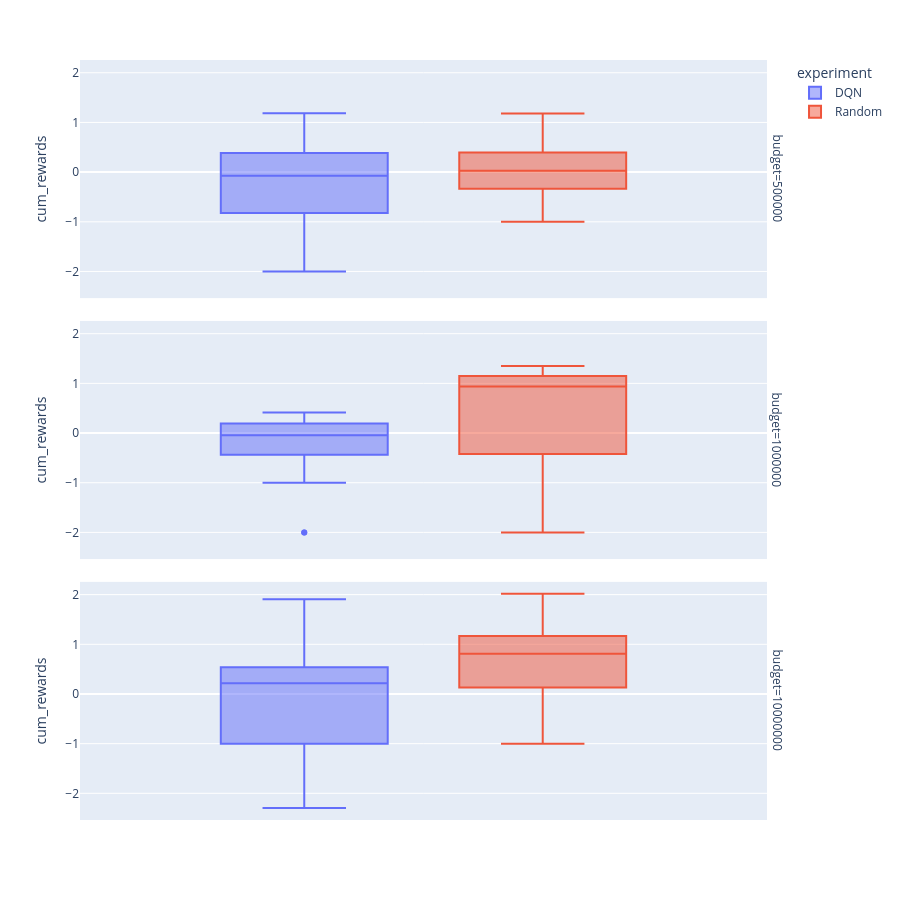

Source (notebook cell):
### Code cell
px.box(full_data,  y = 'cum_rewards', facet_row = 'budget', color='experiment', height=900)

### Figure 1 — Plotly figure (JSON) as saved in the notebook; plotly's stock layout.template omitted (floating-point values rounded to 4 significant figures; data arrays with more than 128 entries replaced by an {"elided": "..."} marker saying what was removed)
{"data": [{"alignmentgroup": "True", "hovertemplate": "experiment=DQN<br>budget=500000<br>cum_rewards=%{y}<extra></extra>", "legendgroup": "DQN", "marker": {"color": "#636efa"}, "name": "DQN", "notched": false, "offsetgroup": "DQN", "orientation": "v", "showlegend": true, "type": "box", "x0": " ", "xaxis": "x3", "y": [-1, -0.8178, -0.5204, -0.508, -0.3848, -0.3985, -0.4274, -0.3421, -0.3323, -0.215, -0.07679, 0.06855, 0.06855, -1, -2, -2, -1.714, -1.642, -1.563, -1.522, -1.35, -1.314, -1.329, -1.329, -1, -0.8236, -0.7812, -0.4281, -0.06971, -0.02502, 0.03414, 0.04799, 0.1609, 0.4074, 0.3081, 0.2062, 0.2526, 0.3078, 0.3544, 0.339, 0.4524, 0.4524, -1, -0.823, -0.4075, 0.1221, 0.3871, 0.8667, 0.9033, 0.9155, 0.8674, 0.8077, 0.8386, 0.8718, 1.109, 1.138, 1.183, 1.183], "y0": " ", "yaxis": "y3"}, {"alignmentgroup": "True", "hovertemplate": "experiment=DQN<br>budget=1000000<br>cum_rewards=%{y}<extra></extra>", "legendgroup": "DQN", "marker": {"color": "#636efa"}, "name": "DQN", "notched": false, "offsetgroup": "DQN", "orientation": "v", "showlegend": false, "type": "box", "x0": " ", "xaxis": "x2", "y": [-1, -2, null, null, null, null, null, null, null, null, null, null, null, -1, -2, null, null, null, null, null, null, null, null, null, null, null, null, null, null, null, null, null, null, null, null, null, null, null, null, null, 0.1791, -0.8209, -0.7883, -0.4217, -0.4417, -0.4917, -0.4497, -0.2983, -0.2241, -0.3006, -0.1767, -0.1691, -0.06758, -0.04447, -0.07121, -0.03843, 0.002506, 0.03978, 0.1157, 0.1817, 0.1947, 0.1597, 0.1885, 0.2199, 0.3394, 0.4057, 0.4126, 0.2654, 0.3161, 0.3296, 0.3296], "y0": " ", "yaxis": "y2"}, {"alignmentgroup": "True", "hovertemplate": "experiment=DQN<br>budget=10000000<br>cum_rewards=%{y}<extra></extra>", "legendgroup": "DQN", "marker": {"color": "#636efa"}, "name": "DQN", "notched": false, "offsetgroup": "DQN", "orientation": "v", "showlegend": false, "type": "box", "x0": " ", "xaxis": "x", "y": {"elided": "200 float values"}, "y0": " ", "yaxis": "y"}, {"alignmentgroup": "True", "hovertemplate": "experiment=Random<br>budget=500000<br>cum_rewards=%{y}<extra></extra>", "legendgroup": "Random", "marker": {"color": "#EF553B"}, "name": "Random", "notched": false, "offsetgroup": "Random", "orientation": "v", "showlegend": true, "type": "box", "x0": " ", "xaxis": "x3", "y": [-1, -0.8103, -0.3188, -0.2637, -0.08413, 0.04, 0.08806, 0.3167, 0.4569, 0.4727, 0.7469, 0.8686, 1.044, 0.9792, 1.035, 1.182, 1.173, 1.173, 0.1791, -0.8209, -0.7883, -0.4217, -0.1415, -0.1154, -0.07352, -0.08382, 0.05673, 0.08289, -0.07848, -0.008961, 0.1453, 0.1779, 0.2961, 0.3736, 0.524, 0.4848, 0.4579, 0.5367, 0.5367, 0.1744, -0.8256, -0.7897, -0.7423, -0.7281, -0.6054, -0.5575, -0.5069, -0.4397, -0.3091, -0.2331, -0.1568, -0.05413, 0.02786, 0.1885, 0.1958, 0.1902, 0.2588, 0.3759, 0.445, 0.445, 0.1557, -0.8443, -0.8075, -0.7579, -0.4423, -0.1137, 0.05809, 0.06641, -0.001039, 0.2355, 0.302, 0.4466, 0.5129, 0.5172, 0.5172, -1, -0.8249, -0.3885, -0.3782, -0.257, -0.1658, -0.09142, 0.0144, 0.002885, 0.002885], "y0": " ", "yaxis": "y3"}, {"alignmentgroup": "True", "hovertemplate": "experiment=Random<br>budget=1000000<br>cum_rewards=%{y}<extra></extra>", "legendgroup": "Random", "marker": {"color": "#EF553B"}, "name": "Random", "notched": false, "offsetgroup": "Random", "orientation": "v", "showlegend": false, "type": "box", "x0": " ", "xaxis": "x2", "y": [0.1563, 0.3448, 0.5271, 0.6546, 0.7767, 0.9758, 0.9335, 1.033, 0.9399, 1.107, 1.174, 1.097, 1.097, -1, -2, -2, -1.951, -1.834, -1.827, -1.737, -1.635, -1.624, -1.673, -1.515, -1.479, -1.424, -1.461, -1.312, -1.186, -1.073, -1.073, 0.1744, 0.4132, 0.6481, 0.9701, 1.065, 1.121, 1.195, 1.273, 1.206, 1.223, 1.067, 1.136, 1.138, 1.064, 1.084, 1.153, 1.062, 1.088, 1.221, 1.268, 1.348, 1.329, 1.262, 1.268, 1.285, 1.301, 1.345, 1.288, 1.339, 1.339, 0.1557, 0.3508, 0.4154, 0.4439, 0.5196, 0.6081, 0.6977, 0.7923, 0.913, 0.9159, 0.982, 0.9223, 1.052, 1.063, 1.16, 1.149, 1.149, -1, -2, null, null, null, null, null, null, null, null, null, null, null, null, null, null, null, null, null, null, null, null, null, null, null, null, null, null, null], "y0": " ", "yaxis": "y2"}, {"alignmentgroup": "True", "hovertemplate": "experiment=Random<br>budget=10000000<br>cum_rewards=%{y}<extra></extra>", "legendgroup": "Random", "marker": {"color": "#EF553B"}, "name": "Random", "notched": false, "offsetgroup": "Random", "orientation": "v", "showlegend": false, "type": "box", "x0": " ", "xaxis": "x", "y": {"elided": "250 float values"}, "y0": " ", "yaxis": "y"}], "layout": {"annotations": [{"font": {}, "showarrow": false, "text": "budget=10000000", "textangle": 90, "x": 0.98, "xanchor": "left", "xref": "paper", "y": 0.1567, "yanchor": "middle", "yref": "paper"}, {"font": {}, "showarrow": false, "text": "budget=1000000", "textangle": 90, "x": 0.98, "xanchor": "left", "xref": "paper", "y": 0.5, "yanchor": "middle", "yref": "paper"}, {"font": {}, "showarrow": false, "text": "budget=500000", "textangle": 90, "x": 0.98, "xanchor": "left", "xref": "paper", "y": 0.8433, "yanchor": "middle", "yref": "paper"}], "boxmode": "group", "height": 900, "legend": {"title": {"text": "experiment"}, "tracegroupgap": 0}, "margin": {"t": 60}, "xaxis": {"anchor": "y", "domain": [0, 0.98]}, "xaxis2": {"anchor": "y2", "domain": [0, 0.98], "matches": "x", "showticklabels": false}, "xaxis3": {"anchor": "y3", "domain": [0, 0.98], "matches": "x", "showticklabels": false}, "yaxis": {"anchor": "x", "domain": [0, 0.3133], "title": {"text": "cum_rewards"}}, "yaxis2": {"anchor": "x2", "domain": [0.3433, 0.6567], "matches": "y", "title": {"text": "cum_rewards"}}, "yaxis3": {"anchor": "x3", "domain": [0.6867, 1.0], "matches": "y", "title": {"text": "cum_rewards"}}}}
